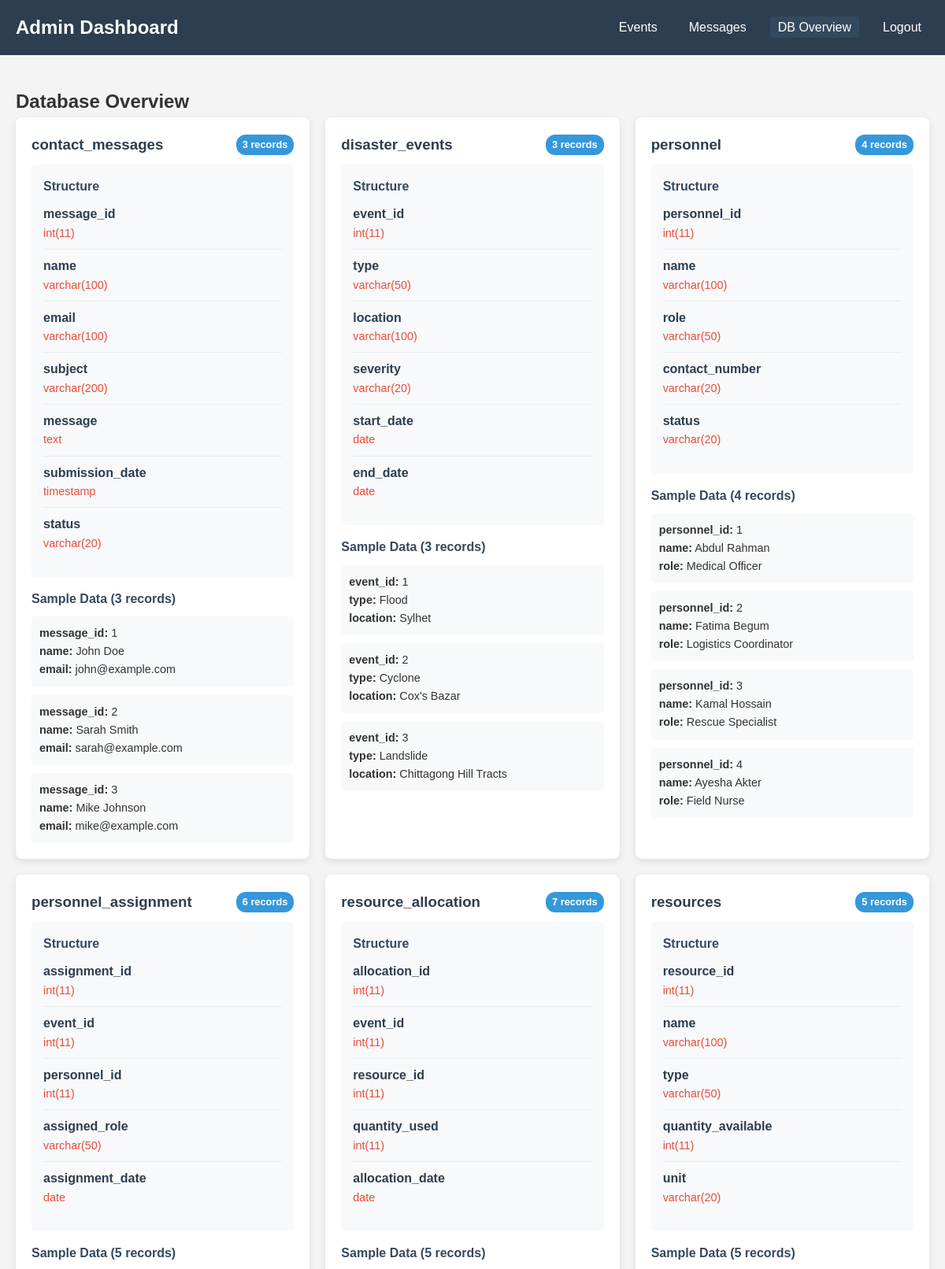
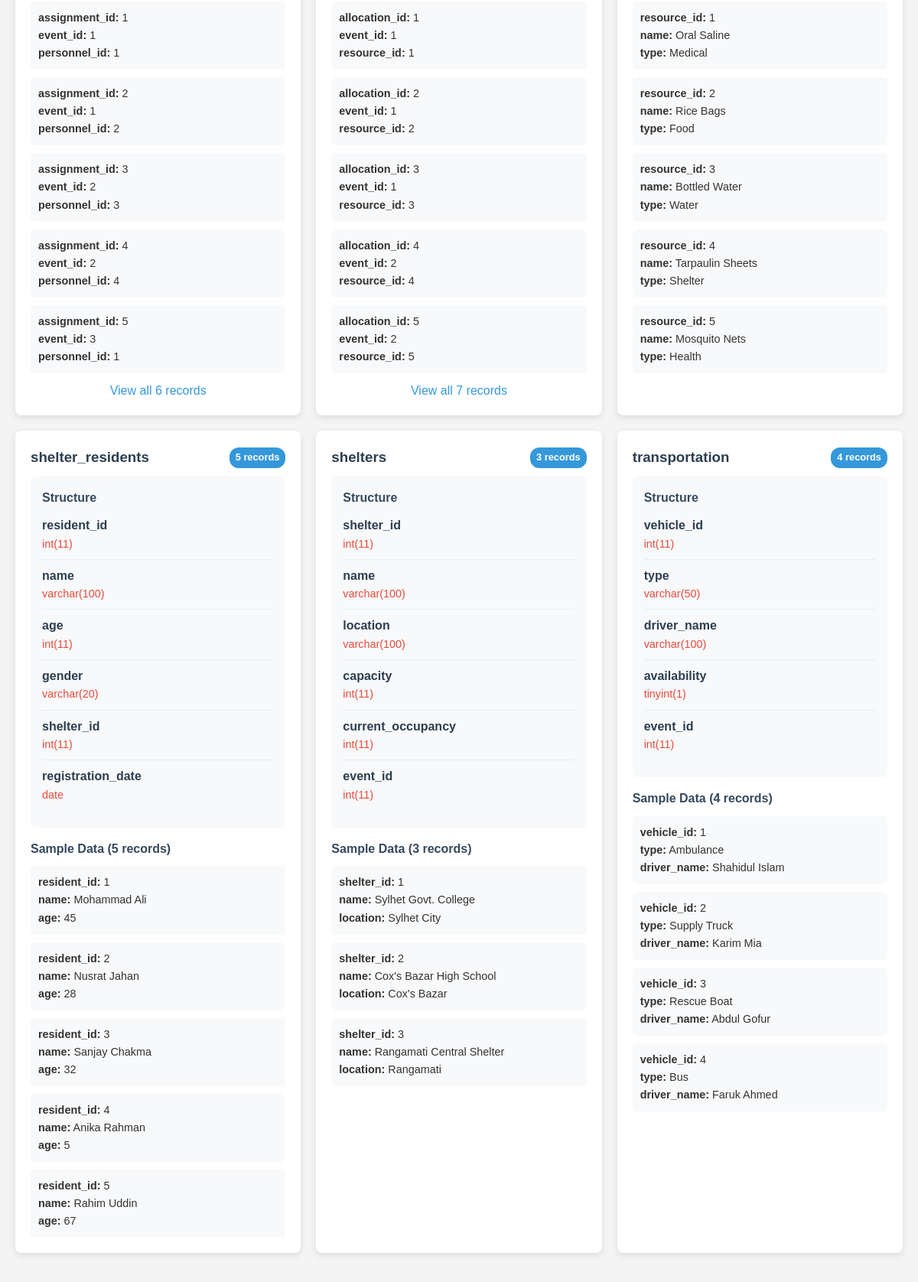
The app's page /overview.php (upper part) with its own data (2 pictures, top to bottom).
### tables this page shows
CREATE TABLE Personnel_Assignment (
    assignment_id INT AUTO_INCREMENT PRIMARY KEY,
    event_id INT NOT NULL,
    personnel_id INT NOT NULL,
    assigned_role VARCHAR(50) NOT NULL,
    assignment_date DATE DEFAULT (CURRENT_DATE),
    FOREIGN KEY (event_id) REFERENCES Disaster_Events(event_id) ON DELETE CASCADE,
    FOREIGN KEY (personnel_id) REFERENCES Personnel(personnel_id) ON DELETE CASCADE
);

CREATE TABLE Contact_Messages (
    message_id INT AUTO_INCREMENT PRIMARY KEY,
    name VARCHAR(100) NOT NULL,
    email VARCHAR(100) NOT NULL,
    subject VARCHAR(200) NOT NULL,
    message TEXT NOT NULL,
    submission_date TIMESTAMP DEFAULT CURRENT_TIMESTAMP,
    status VARCHAR(20) DEFAULT 'unread' CHECK (status IN ('unread', 'read'))
);

CREATE TABLE Disaster_Events (
    event_id INT AUTO_INCREMENT PRIMARY KEY,
    type VARCHAR(50) NOT NULL,
    location VARCHAR(100) NOT NULL,
    severity VARCHAR(20) NOT NULL,
    start_date DATE NOT NULL,
    end_date DATE
);

CREATE TABLE Personnel (
    personnel_id INT AUTO_INCREMENT PRIMARY KEY,
    name VARCHAR(100) NOT NULL,
    role VARCHAR(50) NOT NULL,
    contact_number VARCHAR(20) NOT NULL,
    status VARCHAR(20) DEFAULT 'Available' CHECK (status IN ('Available', 'Assigned', 'Unavailable'))
);

CREATE TABLE Resource_Allocation (
    allocation_id INT AUTO_INCREMENT PRIMARY KEY,
    event_id INT NOT NULL,
    resource_id INT NOT NULL,
    quantity_used INT NOT NULL,
    allocation_date DATE DEFAULT (CURRENT_DATE),
    FOREIGN KEY (event_id) REFERENCES Disaster_Events(event_id) ON DELETE CASCADE,
    FOREIGN KEY (resource_id) REFERENCES Resources(resource_id) ON DELETE CASCADE
);

CREATE TABLE Resources (
    resource_id INT AUTO_INCREMENT PRIMARY KEY,
    name VARCHAR(100) NOT NULL,
    type VARCHAR(50) NOT NULL,
    quantity_available INT NOT NULL,
    unit VARCHAR(20) NOT NULL
);

CREATE TABLE Shelter_Residents (
    resident_id INT AUTO_INCREMENT PRIMARY KEY,
    name VARCHAR(100) NOT NULL,
    age INT,
    gender VARCHAR(20),
    shelter_id INT NOT NULL,
    registration_date DATE DEFAULT (CURRENT_DATE),
    FOREIGN KEY (shelter_id) REFERENCES Shelters(shelter_id) ON DELETE CASCADE
);

CREATE TABLE Shelters (
    shelter_id INT AUTO_INCREMENT PRIMARY KEY,
    name VARCHAR(100) NOT NULL,
    location VARCHAR(100) NOT NULL,
    capacity INT NOT NULL,
    current_occupancy INT DEFAULT 0,
    event_id INT NOT NULL,
    FOREIGN KEY (event_id) REFERENCES Disaster_Events(event_id) ON DELETE CASCADE
);

CREATE TABLE Transportation (
    vehicle_id INT AUTO_INCREMENT PRIMARY KEY,
    type VARCHAR(50) NOT NULL,
    driver_name VARCHAR(100) NOT NULL,
    availability TINYINT(1) DEFAULT 1,
    event_id INT NOT NULL,
    FOREIGN KEY (event_id) REFERENCES Disaster_Events(event_id) ON DELETE CASCADE
);

### overview.php (the view, shortened to what this page needs)
<?php
include 'db_connect.php';
$tables = $pdo->query("SHOW TABLES")->fetchAll(PDO::FETCH_COLUMN);
$table_counts = [];
foreach ($tables as $table) {
    $count = $pdo->query("SELECT COUNT(*) FROM $table")->fetchColumn();
    $table_counts[$table] = $count;
}
$sample_data = [];
foreach ($tables as $table) {
    $sample_data[$table] = $pdo->query("SELECT * FROM $table LIMIT 5")->fetchAll(PDO::FETCH_ASSOC);
}
?>
<!DOCTYPE html>
<html lang="en">
<head>
    <link rel="stylesheet" href="css/style.css">
</head>
<body>
    <header>
        <nav>
            <div class="logo">Admin Dashboard</div>
            <ul>
                <li><a href="admin_dashboard.php">Events</a></li>
                <li><a href="admin_messages.php">Messages</a></li>
                <li><a href="overview.php" class="active">DB Overview</a></li>
                <li><a href="logout.php">Logout</a></li>
            </ul>
        </nav>
    </header>
    <section class="database-overview">
        <h1>Database Overview</h1>
        <div class="tables-grid">
            <?php foreach ($tables as $table): ?>
            <div class="table-card">
                <h3>
                    <?php echo htmlspecialchars($table); ?>
                    <span class="record-count"><?php echo $table_counts[$table]; ?> records</span>
                </h3>
                <div class="table-structure">
                    <h4>Structure</h4>
                    <?php
                    $columns = $pdo->query("DESCRIBE $table")->fetchAll(PDO::FETCH_ASSOC);
                    foreach ($columns as $column): ?>
                    <div class="structure-item">
                        <div class="field-name"><?php echo htmlspecialchars($column['Field']); ?></div>
                        <div class="field-type"><?php echo htmlspecialchars($column['Type']); ?></div>
                    </div>
                    <?php endforeach; ?>
                </div>
                <div class="sample-data">
                    <h4>Sample Data (<?php echo min(5, $table_counts[$table]); ?> records)</h4>
                    <?php if ($table_counts[$table] > 0): ?>
                        <?php foreach ($sample_data[$table] as $index => $row): ?>
                        <div class="sample-item">
                            <?php
                            $values = array_slice($row, 0, 3);
                            foreach ($values as $key => $value):
                            ?>
                                <div><strong><?php echo htmlspecialchars($key); ?>:</strong>
                                <?php echo htmlspecialchars(substr(strval($value), 0, 30)); ?>
                                </div>
                            <?php endforeach; ?>
                        </div>
                        <?php endforeach; ?>
                        <?php if ($table_counts[$table] > 5): ?>
                        <a href="#" class="view-all" data-table="<?php echo htmlspecialchars($table); ?>">
                            View all <?php echo $table_counts[$table]; ?> records
                        </a>
                        <?php endif; ?>
                    <?php else: ?>
                        <div class="sample-item">No data available</div>
                    <?php endif; ?>
                </div>
            </div>
            <?php endforeach; ?>
        </div>
    </section>
</body>
</html>

### style.css (style rules this page uses)
* { margin: 0; padding: 0; box-sizing: border-box; }
body { font-family: 'Arial', sans-serif; line-height: 1.6; color: #333; background-color: #f4f4f4; }
header { background-color: #2c3e50; color: white; padding: 1rem 0; position: sticky; top: 0; z-index: 100; }
nav { display: flex; justify-content: space-between; align-items: center; max-width: 1200px; margin: 0 auto; padding: 0 20px; }
.logo { font-size: 1.5rem; font-weight: bold; color: white; }
nav ul { display: flex; list-style: none; }
nav ul li { margin-left: 20px; }
nav ul li a { color: white; text-decoration: none; padding: 5px 10px; border-radius: 3px; transition: background-color 0.3s; }
nav ul li a:hover, nav ul li a.active { background-color: #34495e; }

### overview.php (style rules this page uses)
.database-overview { max-width: 1200px; margin: 40px auto; padding: 0 20px; }
.tables-grid { display: grid; grid-template-columns: repeat(auto-fill, minmax(300px, 1fr)); gap: 20px; margin-bottom: 40px; }
.table-card { background-color: white; border-radius: 8px; box-shadow: 0 3px 10px rgba(0, 0, 0, 0.1); padding: 20px; transition: transform 0.3s; }
.table-card h3 { color: #2c3e50; margin-bottom: 10px; display: flex; justify-content: space-between; align-items: center; }
.record-count { background-color: #3498db; color: white; padding: 3px 8px; border-radius: 12px; font-size: 0.8rem; }
.table-structure { background-color: #f8f9fa; padding: 15px; border-radius: 5px; margin-bottom: 15px; }
.table-structure h4 { margin-bottom: 10px; color: #34495e; }
.structure-item { margin-bottom: 8px; padding-bottom: 8px; border-bottom: 1px solid #e9ecef; }
.structure-item:last-child { border-bottom: none; }
.field-name { font-weight: bold; color: #2c3e50; }
.field-type { color: #e74c3c; font-size: 0.9rem; }
.sample-data { margin-top: 15px; }
.sample-data h4 { margin-bottom: 10px; color: #34495e; }
.sample-item { background-color: #f8f9fa; padding: 10px; border-radius: 5px; margin-bottom: 10px; font-size: 0.9rem; }
.sample-item:last-child { margin-bottom: 0; }
.view-all { display: block; text-align: center; margin-top: 10px; color: #3498db; text-decoration: none; }

### records on screen
personnel_assignment: event "3", key "assignment_id", assignment_id "5", key "event_id", key "personnel_id", personnel "1"
contact_messages: key "message_id", message_id "1", key "name", name "John Doe", key "email", email "john@example.com"
contact_messages: key "message_id", message_id "2", key "name", name "Sarah Smith", key "email", email "sarah@example.com"
contact_messages: key "message_id", message_id "3", key "name", name "Mike Johnson", key "email", email "mike@example.com"
disaster_events: key "event_id", event_id "1", key "type", type "Flood", key "location", location "Sylhet"
disaster_events: key "event_id", event_id "2", key "type", type "Cyclone", key "location", location "Cox's Bazar"
disaster_events: key "event_id", event_id "3", key "type", type "Landslide", key "location", location "Chittagong Hill Tracts"
personnel: key "personnel_id", personnel_id "1", key "name", name "Abdul Rahman", key "role", role "Medical Officer"
personnel: key "personnel_id", personnel_id "2", key "name", name "Fatima Begum", key "role", role "Logistics Coordinator"
personnel: key "personnel_id", personnel_id "3", key "name", name "Kamal Hossain", key "role", role "Rescue Specialist"
personnel: key "personnel_id", personnel_id "4", key "name", name "Ayesha Akter", key "role", role "Field Nurse"
personnel_assignment: key "assignment_id", value "1", key "event_id", key "personnel_id"
personnel_assignment: key "assignment_id", value "2", key "event_id", value "1", key "personnel_id"
personnel_assignment: key "assignment_id", assignment_id "3", key "event_id", event "2", key "personnel_id", personnel "3"
personnel_assignment: key "assignment_id", value "4", key "event_id", value "2", key "personnel_id"
resource_allocation: key "allocation_id", value "1", key "event_id", key "resource_id"
resource_allocation: key "allocation_id", value "2", key "event_id", value "1", key "resource_id"
resource_allocation: key "allocation_id", value "3", key "event_id", value "1", key "resource_id"
resource_allocation: key "allocation_id", value "4", key "event_id", value "2", key "resource_id"
resource_allocation: key "allocation_id", value "5", key "event_id", value "2", key "resource_id"
resources: key "resource_id", resource_id "1", key "name", name "Oral Saline", key "type", type "Medical"
resources: key "resource_id", resource_id "2", key "name", name "Rice Bags", key "type", type "Food"
resources: key "resource_id", resource_id "3", key "name", name "Bottled Water", key "type", type "Water"
resources: key "resource_id", resource_id "4", key "name", name "Tarpaulin Sheets", key "type", type "Shelter"
resources: key "resource_id", resource_id "5", key "name", name "Mosquito Nets", key "type", type "Health"
shelter_residents: key "resident_id", resident_id "1", key "name", name "Mohammad Ali", key "age", age "45"
shelter_residents: key "resident_id", resident_id "2", key "name", name "Nusrat Jahan", key "age", age "28"
shelter_residents: key "resident_id", resident_id "3", key "name", name "Sanjay Chakma", key "age", age "32"
shelter_residents: key "resident_id", resident_id "4", key "name", name "Anika Rahman", key "age", age "5"
shelter_residents: key "resident_id", resident_id "5", key "name", name "Rahim Uddin", key "age", age "67"
shelters: key "shelter_id", shelter_id "1", key "name", name "Sylhet Govt. College", key "location", location "Sylhet City"
shelters: key "shelter_id", shelter_id "2", key "name", name "Cox's Bazar High School", key "location", location "Cox's Bazar"
shelters: key "shelter_id", shelter_id "3", key "name", name "Rangamati Central Shelter", key "location", location "Rangamati"
transportation: key "vehicle_id", vehicle_id "1", key "type", type "Ambulance", key "driver_name", driver_name "Shahidul Islam"
transportation: key "vehicle_id", vehicle_id "2", key "type", type "Supply Truck", key "driver_name", driver_name "Karim Mia"
transportation: key "vehicle_id", vehicle_id "3", key "type", type "Rescue Boat", key "driver_name", driver_name "Abdul Gofur"
transportation: key "vehicle_id", vehicle_id "4", key "type", type "Bus", key "driver_name", driver_name "Faruk Ahmed"

### other values on screen
$table "contact_messages"
$column['Field'] "message_id"
$column['Type'] "int(11)"
$column['Field'] "name"
$column['Type'] "varchar(100)"
$column['Field'] "email"
$column['Field'] "subject"
$column['Type'] "varchar(200)"
$column['Field'] "message"
$column['Type'] "text"
$column['Field'] "submission_date"
$column['Type'] "timestamp"
$column['Field'] "status"
$column['Type'] "varchar(20)"
$table "disaster_events"
